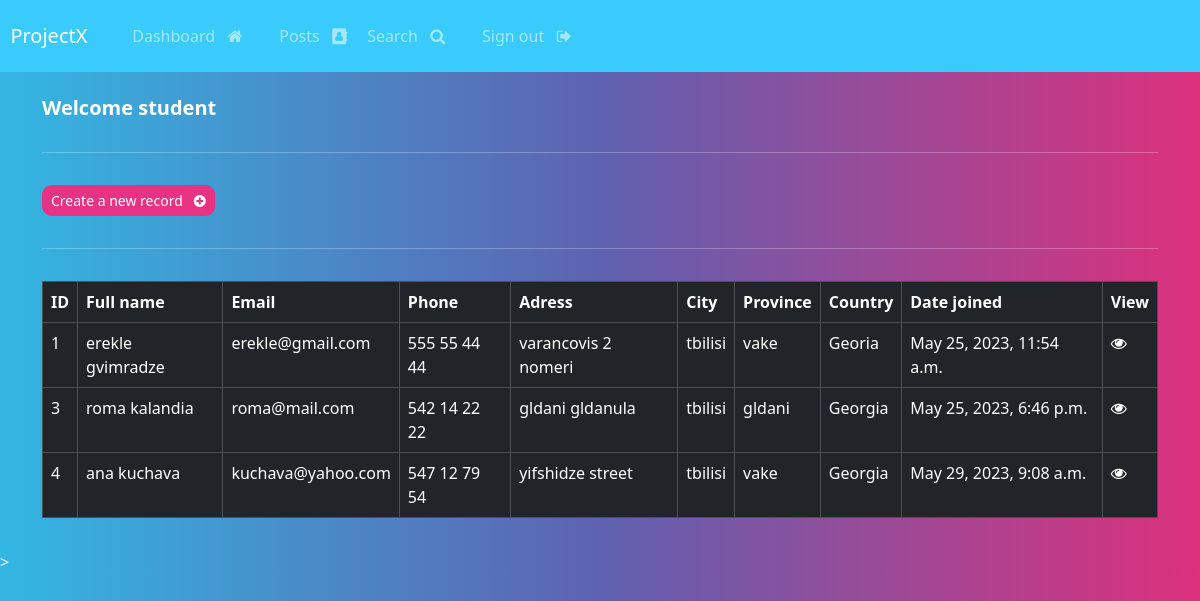
The app's page /dashboard (signed in), older data.
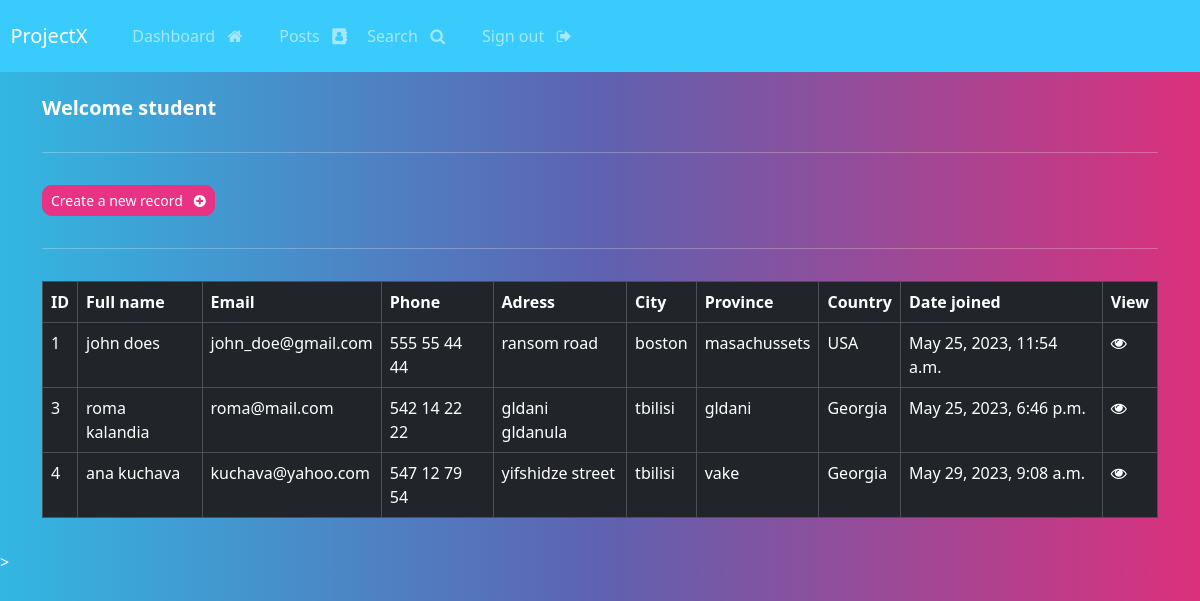
The same page, newer data.
### webapp/models.py (models this page shows, shortened)
class Record(models.Model):
    creation_date = models.DateTimeField(auto_now_add=True) # we add a record when the data is created
    first_name = models.CharField(max_length=100)
    last_name = models.CharField(max_length=100)
    email = models.EmailField(max_length=255)
    phone = models.CharField(max_length=20)
    address = models.CharField(max_length=300)
    city = models.CharField(max_length=255)
    province = models.CharField(max_length=200)
    country = models.CharField(max_length=125)

### webapp/views.py (the view)
# urls.py: path('dashboard', views.dashboard, name='dashboard'),
@login_required(login_url='my-login')
def dashboard(request):
    my_records = Record.objects.all()
    context = {'records': my_records}
    return render(request, 'webapp/dashboard.html', context)

### templates/webapp/dashboard.html
{% extends 'webapp/base.html' %}
{% block content %}
<h5>Welcome {{ user }}</h5>
<hr>
<a href="{% url 'create-record' %}" class="btn btn-primary btn-sm" >
    Create a new record &nbsp; <i class="fa fa-plus-circle" aria-hidden="true"></i>
</a>
<hr>
<table class="table table-dark table-hover table-bordered">
    <thead class="table-dark">
        <tr>
            <th scope='col'>ID</th>
            <th scope='col'>Full name</th>
            <th scope='col'>Email</th>
            <th scope='col'>Phone</th>
            <th scope='col'>Adress</th>
            <th scope='col'>City</th>
            <th scope='col'>Province</th>
            <th scope='col'>Country</th>
            <th scope='col'>Date joined</th>
            <th scope='col'>View</th>
        </tr>
    </thead>
    <tbody>
        {% if records %}
        {% for record in records %}
        <tr>
            <td> {{record.id}} </td>
            <td> {{record.first_name}} {{ record.last_name }} </td>
            <td> {{record.email}} </td>
            <td> {{record.phone}} </td>
            <td> {{record.address}} </td>
            <td> {{record.city}} </td>
            <td> {{record.province}} </td>
            <td> {{record.country}} </td>
            <td> {{record.creation_date}} </td>
            <td> <a href="{% url 'record' record.id %}"><i class="fa fa-eye" aria-hidden="true"></i></a></td>
        </tr>
        {% endfor %}
        {% endif %}
    </tbody>
</table>
{% endblock content %}

Row changes from the older to the newer data that the page shows:
changed Record id 1: first_name "erekle" → "john"; last_name "gvimradze" → "does"; email "erekle@gmail.com" → "john_doe@gmail.com"; address "varancovis 2 nomeri" → "ransom road"; city "tbilisi" → "boston"; province "vake" → "masachussets"; country "Georia" → "USA"
